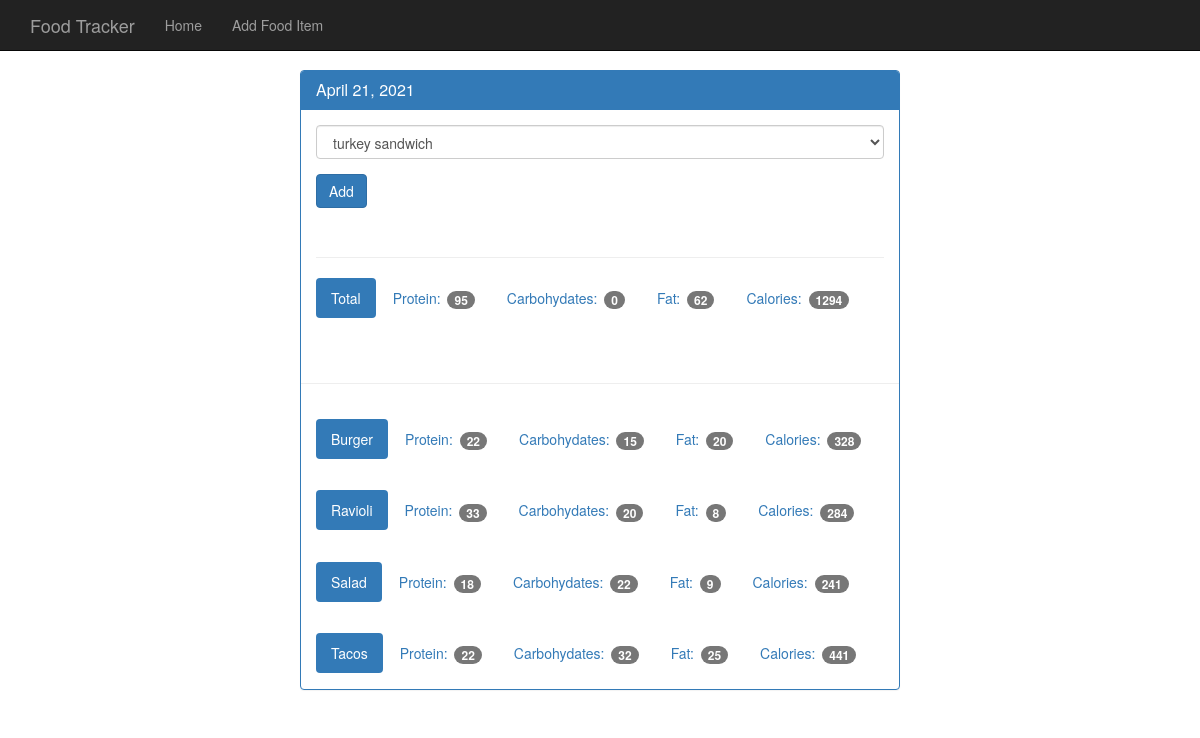
The app's page /view/20210421 with its own data.
### tables this page shows
CREATE TABLE food 
(
    id integer primary key autoincrement,
    name text not null,
    protein integer not null,
    carbohydrates integer not null,
    fat integer not null,
    calories integer not null
);

### app.py (the view)
@app.route("/view/<date>", methods=["GET", "POST"]) # date is 20170520
def view(date):
    db = get_db()
    cur = db.execute('select id, entry_date from log_date where entry_date = ?', [date,])
    date_result = cur.fetchone()
    if request.method == "POST":
        db.execute('insert into food_date (food_id, log_date_id) values (?,?)', [request.form['food-select'], date_result['id']])
        db.commit()
    d = datetime.strptime(str(date_result['entry_date']), '%Y%m%d')
    pretty_date = datetime.strftime(d, '%B %d, %Y')
    food_cur = db.execute('select id, name from food')
    food_results = food_cur.fetchall()
    log_cursor = db.execute("""select food.name, food.protein, food.carbohydrates, food.fat, food.calories
                               from log_date
                               join food_date on food_date.log_date_id = log_date.id
                               join food on food.id = food_date.food_id
                               where log_date.entry_date = ?""", [date])
    log_results = log_cursor.fetchall()
    totals = defaultdict(int)
    for food in log_results:
        totals['protein'] += food['protein']
        totals['carbohyrdrates'] += food['carbohydrates']
        totals['fat'] += food['fat']
        totals['calories'] += food['calories']
    return render_template("day.html", entry_date=date_result['entry_date'], date=pretty_date, \
                            food_results=food_results, log_results=log_results, totals=totals)

### database.py (called while the page is built)
def connect_db():
    sql = sqlite3.connect(
        "/Users/jonathandelapaz/oreilly/flask/projects/food_tracker_app/food_log.db"
    )
    sql.row_factory = sqlite3.Row
    return sql

def get_db():
    if not hasattr(g, "sqlite3_db"):
        g.sqlite_db = connect_db()
    return g.sqlite_db

### templates/day.html (shortened to what this page needs)
{% extends 'base.html' %}
{% block body %}
  <div class="container theme-showcase col-sm-6 col-sm-offset-3" role="main">
    <div class="row">
      <div>
        <div class="panel panel-primary">
          <div class="panel-heading">
            <h3 class="panel-title">{{ date }}</h3>
          </div>
          <div class="panel-body">
            <form method="POST" action="{{ url_for('view', date=entry_date) }}">
              <div class="form-group">
                <select class="form-control" name='food-select'>
                  {% for food in food_results %}
                  <option value="{{food.id}}">{{ food.name }}</option>
                  {% endfor %}
                </select>
              </div>
              <button type="submit" class="btn btn-primary">Add</button>
            </form>
            <div class="page-header"></div>
            <ul class="nav nav-pills" role="tablist">
              <li class="active"><a>Total</a></li>
              <li><a>Protein: <span class="badge">{{totals.protein}}</span></a></li>
              <li><a>Carbohydates: <span class="badge">{{totals.carbohydrates}}</span></a></li>
              <li><a>Fat: <span class="badge">{{totals.fat}}</span></a></li>
              <li><a>Calories: <span class="badge">{{totals.calories}}</span></a></li>
            </ul>
          </div>
          <div class="page-header"></div>
          {% for food in log_results %}
          <div class="panel-body">
            <ul class="nav nav-pills" role="tablist">
              <li class="active"><a>{{ food.name }}</a></li>
              <li><a>Protein: <span class="badge">{{food.protein}}</span></a></li>
              <li><a>Carbohydates: <span class="badge">{{food.carbohydrates}}</span></a></li>
              <li><a>Fat: <span class="badge">{{food.fat}}</span></a></li>
              <li><a>Calories: <span class="badge">{{food.calories}}</span></a></li>
            </ul>
          </div>
          {% endfor %}
        </div>
      </div>
    </div>
  </div>
{% endblock %}

### static/theme.css (style rules this page uses)
body { padding-top: 70px; padding-bottom: 30px; }

### records on screen
food: name "Burger", protein "22", carbohydrates "15", fat "20", calories "328"
food: name "Ravioli", protein "33", carbohydrates "20", fat "8", calories "284"
food: name "Salad", protein "18", carbohydrates "22", fat "9", calories "241"
food: name "Tacos", protein "22", carbohydrates "32", fat "25", calories "441"

### other values on screen
{{ date }} "April 21, 2021"
{{ totals.protein }} "95"
{{ totals.carbohydrates }} "0"
{{ totals.fat }} "62"
{{ totals.calories }} "1294"
form field food-select "turkey sandwich"
